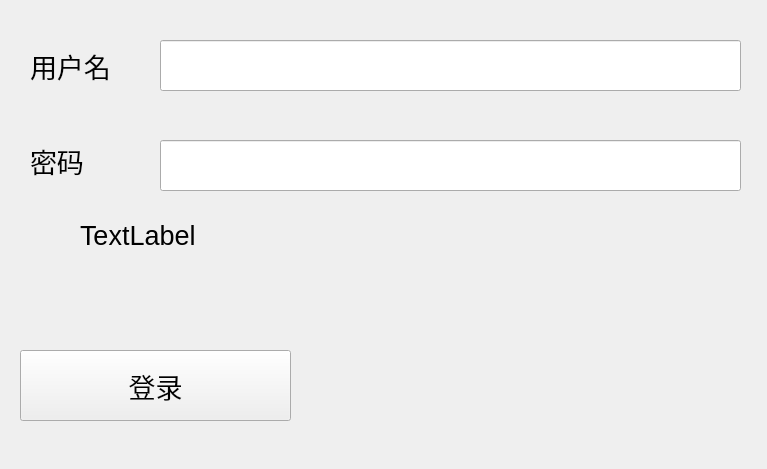
<?xml version="1.0" encoding="UTF-8"?>
<ui version="4.0">
 <class>Form</class>
 <widget class="QWidget" name="Form">
  <property name="geometry">
   <rect>
    <x>0</x>
    <y>0</y>
    <width>767</width>
    <height>469</height>
   </rect>
  </property>
  <property name="maximumSize">
   <size>
    <width>1444</width>
    <height>898</height>
   </size>
  </property>
  <property name="windowTitle">
   <string>Form</string>
  </property>
  <widget class="QLineEdit" name="username_line">
   <property name="geometry">
    <rect>
     <x>160</x>
     <y>40</y>
     <width>581</width>
     <height>51</height>
    </rect>
   </property>
   <property name="font">
    <font>
     <pointsize>20</pointsize>
    </font>
   </property>
   <property name="tabletTracking">
    <bool>false</bool>
   </property>
  </widget>
  <widget class="QLineEdit" name="password_line">
   <property name="geometry">
    <rect>
     <x>160</x>
     <y>140</y>
     <width>581</width>
     <height>51</height>
    </rect>
   </property>
   <property name="font">
    <font>
     <pointsize>20</pointsize>
    </font>
   </property>
   <property name="echoMode">
    <enum>QLineEdit::Password</enum>
   </property>
  </widget>
  <widget class="QPushButton" name="login_btn">
   <property name="geometry">
    <rect>
     <x>20</x>
     <y>350</y>
     <width>271</width>
     <height>71</height>
    </rect>
   </property>
   <property name="font">
    <font>
     <pointsize>20</pointsize>
    </font>
   </property>
   <property name="text">
    <string>登录</string>
   </property>
  </widget>
  <widget class="QLabel" name="username_label">
   <property name="geometry">
    <rect>
     <x>30</x>
     <y>30</y>
     <width>111</width>
     <height>71</height>
    </rect>
   </property>
   <property name="font">
    <font>
     <pointsize>20</pointsize>
    </font>
   </property>
   <property name="text">
    <string>用户名</string>
   </property>
  </widget>
  <widget class="QLabel" name="password_label">
   <property name="geometry">
    <rect>
     <x>30</x>
     <y>120</y>
     <width>111</width>
     <height>81</height>
    </rect>
   </property>
   <property name="font">
    <font>
     <pointsize>20</pointsize>
    </font>
   </property>
   <property name="text">
    <string>密码</string>
   </property>
  </widget>
  <widget class="QLabel" name="tip_label">
   <property name="geometry">
    <rect>
     <x>80</x>
     <y>220</y>
     <width>611</width>
     <height>101</height>
    </rect>
   </property>
   <property name="font">
    <font>
     <pointsize>20</pointsize>
    </font>
   </property>
   <property name="text">
    <string>TextLabel</string>
   </property>
   <property name="alignment">
    <set>Qt::AlignLeading|Qt::AlignLeft|Qt::AlignTop</set>
   </property>
  </widget>
  <zorder>username_line</zorder>
  <zorder>password_line</zorder>
  <zorder>login_btn</zorder>
  <zorder>username_label</zorder>
  <zorder>password_label</zorder>
  <zorder>tip_label</zorder>
 </widget>
 <resources/>
 <connections/>
</ui>
